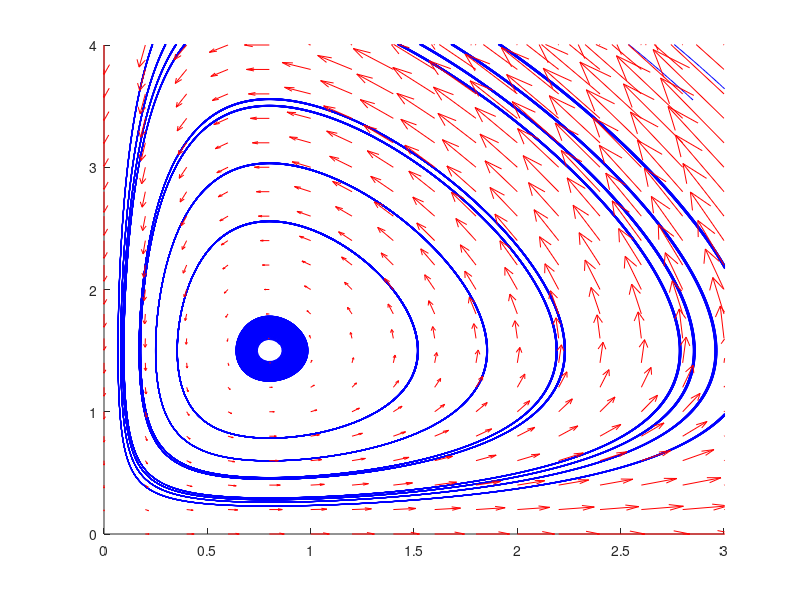

MATLAB code to generate this figure:
function PredPreyFlow

xrange = [0 5];
yrange = [0 5];
rngx = xrange(2) - xrange(1);
rngy = yrange(2) - yrange(1);

[X,Y] = meshgrid(xrange(1):0.25:xrange(2), yrange(1):0.25:yrange(2));

[x,y] = fa5(X,Y);

options = odeset('RelTol',1e-5,'AbsTol',1e-6);


clf
figure(1)
for xloop = 1:4
    xs = 0.85 + (xloop-1)*rngx/5;
    for yloop = 1:4
        ys = 1.55 + (yloop-1)*rngy/5;
        
        streamline(X,Y,x,y,xs,ys)
        
    end
end
hold on
[XQ,YQ] = meshgrid(-0:0.2:3,-0:0.2:4);
[xq,yq] = fa5(XQ,YQ);
quiver(XQ,YQ,xq,yq,3,'r')


hold off

axis([0 3 0 4])


    function [x,y] = fa5(X,Y)
        
        alpha = 3;
        beta = 2;
        gamma = 2;
        delta = 2.5;
        
        
        x = X.*(alpha - beta*Y);
        y = -Y .*(gamma - delta*X);
        
        
    end     % end f5


end % end flowsimple

